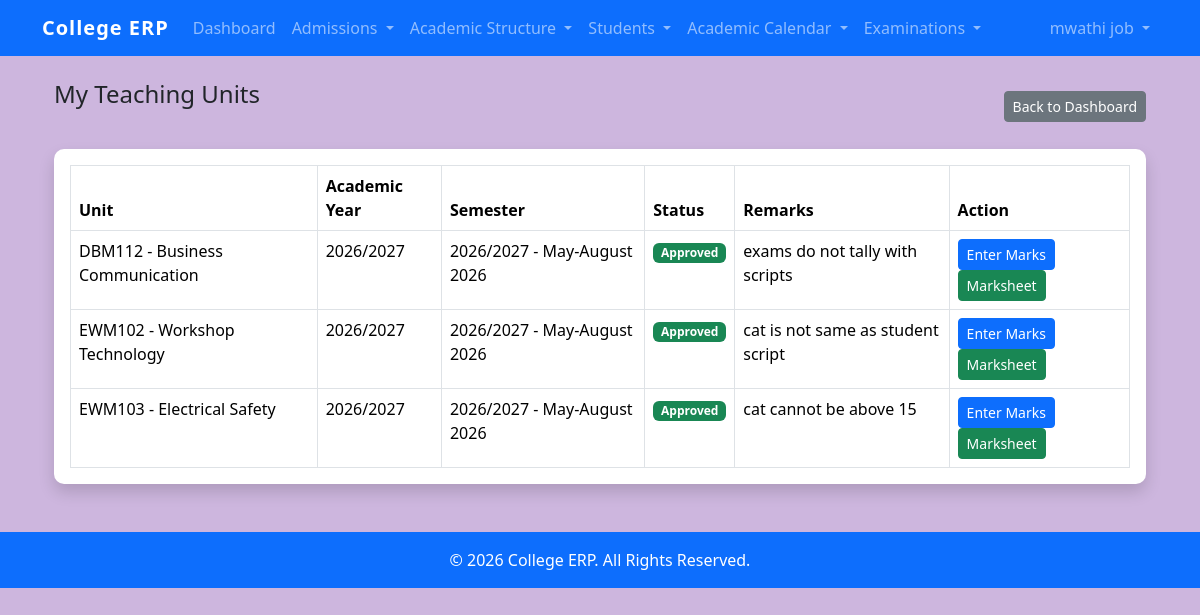
Page /my-units/ (signed in) on the committed database.
### students/models.py (models this page shows, shortened)
class LecturerAssignment(models.Model):
    lecturer = models.ForeignKey(
        settings.AUTH_USER_MODEL,
        on_delete=models.CASCADE,
        related_name="teaching_assignments",
    )
    unit = models.ForeignKey(
        "Unit",
        on_delete=models.CASCADE,
        related_name="lecturer_assignments",
    )
    academic_year = models.ForeignKey(
        "AcademicYear",
        on_delete=models.CASCADE,
    )
    semester = models.ForeignKey(
        "Semester",
        on_delete=models.CASCADE,
    )
    assigned_by = models.ForeignKey(
        settings.AUTH_USER_MODEL,
        on_delete=models.SET_NULL,
        null=True,
        blank=True,
        related_name="unit_assignments_created",
    )
    assigned_at = models.DateTimeField(auto_now_add=True)
    class Meta:
        unique_together = (
            "lecturer",
            "unit",
            "academic_year",
            "semester",
        )

class Unit(models.Model):
    unit_code = models.CharField(
        max_length=20,
        unique=True
    )
    unit_name = models.CharField(
        max_length=200
    )
    course = models.ForeignKey(
        Course,
        on_delete=models.PROTECT,
        related_name="units"
    )
    credit_hours = models.PositiveIntegerField(
        default=0
    )
    class Meta:
        ordering = [
            "unit_code"
        ]
    def __str__(self):
        return (
            f"{self.unit_code} - "
            f"{self.unit_name}"
        )

class AcademicYear(models.Model):
    year_name = models.CharField(
        max_length=20,
        unique=True
    )
    is_active = models.BooleanField(
        default=False
    )
    registration_open = models.BooleanField(
        default=True
    )
    def __str__(self):
        return self.year_name

class Semester(models.Model):
    academic_year = models.ForeignKey(
        "AcademicYear",
        on_delete=models.CASCADE,
        related_name="semesters"
    )
    semester_name = models.CharField(
        max_length=100
    )
    is_active = models.BooleanField(
        default=False
    )
    class Meta:
        ordering = ["academic_year", "semester_name"]
    def __str__(self):
        return (
            f"{self.academic_year} - "
            f"{self.semester_name}"
        )

class ResultBatch(models.Model):
    STATUS_CHOICES = [
        ("draft", "Draft"),
        ("submitted", "Submitted"),
        ("approved", "Approved"),
        ("returned", "Returned"),
        ("unlocked", "Unlocked"),
    ]
    academic_year = models.ForeignKey(
        AcademicYear,
        on_delete=models.PROTECT
    )
    semester = models.ForeignKey(
        Semester,
        on_delete=models.PROTECT
    )
    unit = models.ForeignKey(
        Unit,
        on_delete=models.PROTECT
    )
    lecturer_assignment = models.ForeignKey(
        LecturerAssignment,
        on_delete=models.PROTECT,
        related_name="result_batches"
    )
    status = models.CharField(
        max_length=20,
        choices=STATUS_CHOICES,
        default="draft"
    )
    submitted_by = models.ForeignKey(
        settings.AUTH_USER_MODEL,
        on_delete=models.SET_NULL,
        null=True,
        blank=True,
        related_name="submitted_batches"
    )
    submitted_at = models.DateTimeField(
        null=True,
        blank=True
    )
    approved_by = models.ForeignKey(
        settings.AUTH_USER_MODEL,
        on_delete=models.SET_NULL,
        null=True,
        blank=True,
        related_name="approved_batches"
    )
    approved_at = models.DateTimeField(
        null=True,
        blank=True
    )
    remarks = models.TextField(
        blank=True
    )
    class Meta:
        ordering = [
            "-submitted_at"
        ]

### students/views.py (the view)
@login_required
def my_units(request):
    assignments = LecturerAssignment.objects.select_related(
        "unit",
        "academic_year",
        "semester",
    ).filter(
        lecturer=request.user
    )
    assignment_data = []
    for assignment in assignments:
        batch = ResultBatch.objects.filter(
            lecturer_assignment=assignment
        ).first()
        assignment_data.append(
            {
                "assignment": assignment,
                "batch": batch,
            }
        )
    return render(
        request,
        "students/exams/my_units.html",
        {
            "assignment_data": assignment_data,
        }
    )

### templates/students/exams/my_units.html (shortened to what this page needs)
{% extends "base.html" %}
{% block content %}
<div class="container mt-4">
<div class="d-flex justify-content-between align-items-center mb-3">
    <div class="d-flex justify-content-between mb-3">
        <h4>My Teaching Units</h4>
    </div>
    <a href="{% url 'home' %}"
        class="btn btn-secondary btn-sm">
        Back to Dashboard
    </a>
</div>
    <div class="card shadow">
        <div class="card-body">
            <table class="table table-bordered">
                <thead>
                    <tr>
                        <th>Unit</th>
                        <th>Academic Year</th>
                        <th>Semester</th>
                        <th>Status</th>
                        <th>Remarks</th>
                        <th>Action</th>
                    </tr>
                </thead>
                <tbody>
                    {% for item in assignment_data %}
                    <tr>
                        <td>
                            {{ item.assignment.unit }}
                        </td>
                        <td>
                            {{ item.assignment.academic_year }}
                        </td>
                        <td>
                            {{ item.assignment.semester }}
                        </td>
                        <td>
                            {% if item.batch %}
                                {% if item.batch.status == "draft" %}
                                    <span class="badge bg-secondary">
                                        Draft
                                    </span>
                                {% elif item.batch.status == "submitted" %}
                                    <span class="badge bg-info">
                                        Submitted
                                    </span>
                                {% elif item.batch.status == "approved" %}
                                    <span class="badge bg-success">
                                        Approved
                                    </span>
                                {% elif item.batch.status == "returned" %}
                                    <span class="badge bg-danger">
                                        Returned
                                    </span>
                                {% elif item.batch.status == "unlocked" %}
                                    <span class="badge bg-warning text-dark">
                                        Unlocked
                                    </span>
                                {% endif %}
                            {% else %}
                                <span class="badge bg-secondary">
                                    Draft
                                </span>
                            {% endif %}
                        </td>
                        <td>
                            {% if item.batch and item.batch.remarks %}
                                {{ item.batch.remarks }}
                            {% else %}
                                -
                            {% endif %}
                        </td>
                        <td>
                            <a href="{% url 'enter_marks' item.assignment.id %}"
                               class="btn btn-primary btn-sm">
                                Enter Marks
                            </a>
                            <a href="{% url 'unit_marksheet' item.assignment.id %}"
                               class="btn btn-success btn-sm">
                                Marksheet
                            </a>
                        </td>
                    </tr>
                    {% endfor %}
                </tbody>
            </table>
        </div>
    </div>
</div>
{% endblock %}

### templates/includes/navbar.html (shortened to what this page needs)
<nav class="navbar navbar-expand-lg navbar-dark bg-primary">
    <div class="container">
        <a class="navbar-brand" href="{% url 'home' %}">
            College ERP
        </a>
        <div class="collapse navbar-collapse" id="navbarNav">
            {% if user.is_authenticated %}
            <ul class="navbar-nav me-auto">
                <li class="nav-item">
                    <a class="nav-link"
                       href="{% url 'home' %}">
                        Dashboard
                    </a>
                </li>
                {% if user.student_profile %}
                <li class="nav-item dropdown">
                    <a class="nav-link dropdown-toggle"
                       href="#"
                       role="button"
                       data-bs-toggle="dropdown">
                        My Academics
                    </a>
                    <ul class="dropdown-menu">
                        <li>
                            <a class="dropdown-item"
                               href="{% url 'register_units' %}">
                                Register Units
                            </a>
                        </li>
                        <li>
                            <a class="dropdown-item"
                               href="{% url 'my_registrations' %}">
                                My Registrations
                            </a>
                        </li>
                    </ul>
                </li>
                {% else %}
                {% if perms.students.view_applicant or perms.students.view_intake %}
                <li class="nav-item dropdown">
                    <a class="nav-link dropdown-toggle"
                       href="#"
                       role="button"
                       data-bs-toggle="dropdown">
                        Admissions
                    </a>
                </li>
                {% endif %}
                {% if perms.students.view_department or perms.students.view_programme or perms.students.view_studylevel or perms.students.view_course or perms.students.view_unit %}
                <li class="nav-item dropdown">
                    <a class="nav-link dropdown-toggle"
                       href="#"
                       role="button"
                       data-bs-toggle="dropdown">
                        Academic Structure
                    </a>
                </li>
                {% endif %}
                {% if perms.students.view_student or perms.students.view_semesterenrollment or perms.students.view_registration %}
                <li class="nav-item dropdown">
                    <a class="nav-link dropdown-toggle"
                       href="#"
                       role="button"
                       data-bs-toggle="dropdown">
                        Students
                    </a>
                </li>
                {% endif %}
                {% if perms.students.view_academicyear or perms.students.view_semester %}
                <li class="nav-item dropdown">
                    <a class="nav-link dropdown-toggle"
                       href="#"
                       role="button"
                       data-bs-toggle="dropdown">
                        Academic Calendar
                    </a>
                </li>
                {% endif %}
                {% if perms.students.view_lecturerassignment %}
                <li class="nav-item dropdown">
                    <a class="nav-link dropdown-toggle"
                    href="#"
                    role="button"
                    data-bs-toggle="dropdown">
                        Examinations
                    </a>
                </li>
                {% endif %}
                {% endif %}
            </ul>
            <ul class="navbar-nav ms-auto">
                <li class="nav-item dropdown">
                    <a class="nav-link dropdown-toggle"
                    href="#"
                    role="button"
                    data-bs-toggle="dropdown"
                    aria-expanded="false">
                        {{ user.get_full_name|default:user.username }}
                    </a>
                </li>
            </ul>
            {% endif %}
        </div>
    </div>
</nav>

### static/css/style.css (style rules this page uses)
body { background-color:#cdb6de; }
.navbar-brand { font-weight:bold; letter-spacing:1px; }
.card { border:none; border-radius:10px; }
.table { margin-bottom:0; }

### rows in the picture
LecturerAssignment: assignment.unit "DBM112 - Business Communication", assignment.academic_year "2026/2027", assignment.semester "2026/2027 - May-August 2026", batch.remarks "exams do not tally with scripts"
LecturerAssignment: assignment.unit "EWM102 - Workshop Technology", assignment.academic_year "2026/2027", assignment.semester "2026/2027 - May-August 2026", batch.remarks "cat is not same as student script"
LecturerAssignment: assignment.unit "EWM103 - Electrical Safety", assignment.academic_year "2026/2027", assignment.semester "2026/2027 - May-August 2026", batch.remarks "cat cannot be above 15"

### other values in the picture
{{ user.get_full_name|default:user.username }} "mwathi job"
